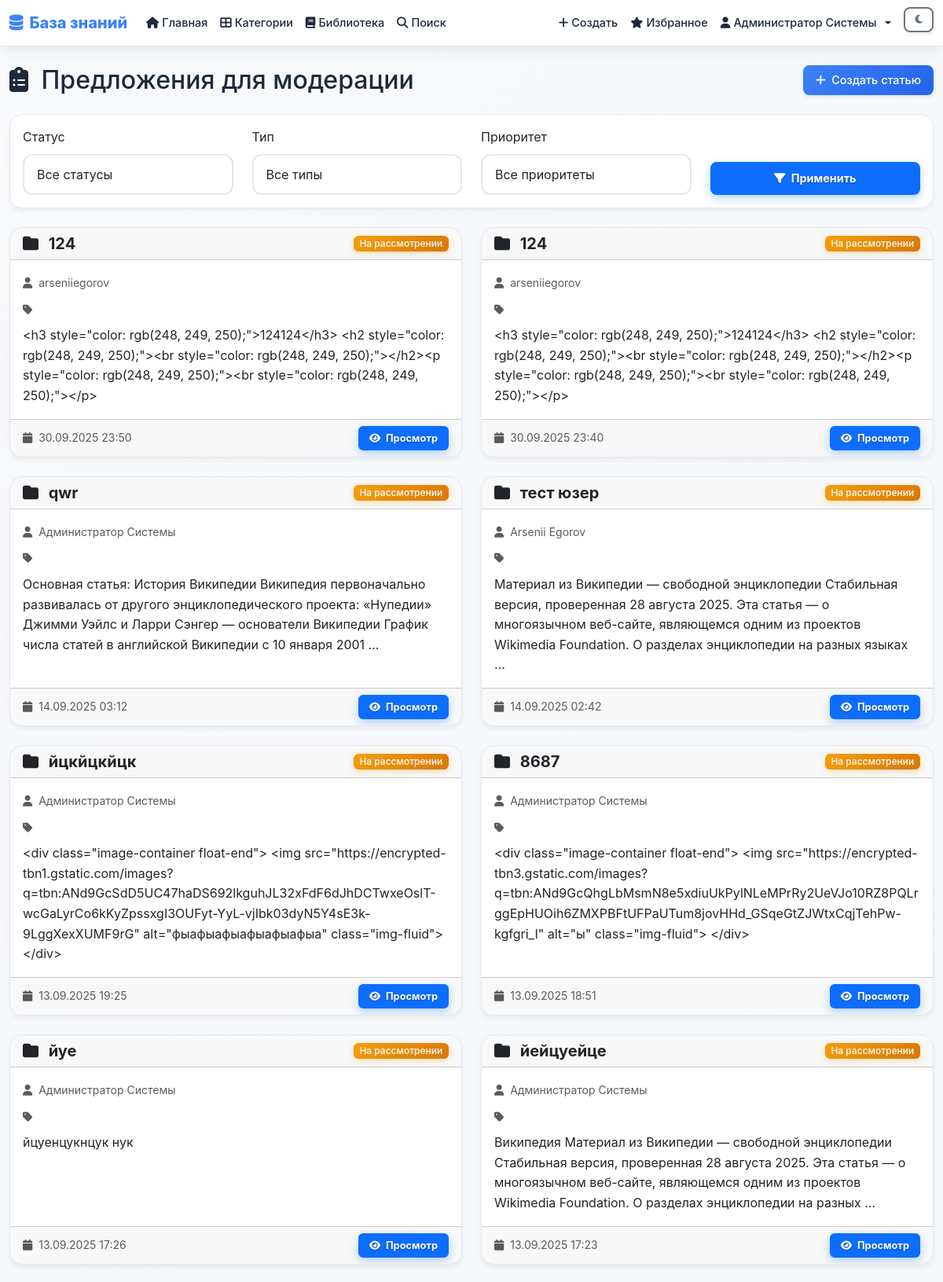
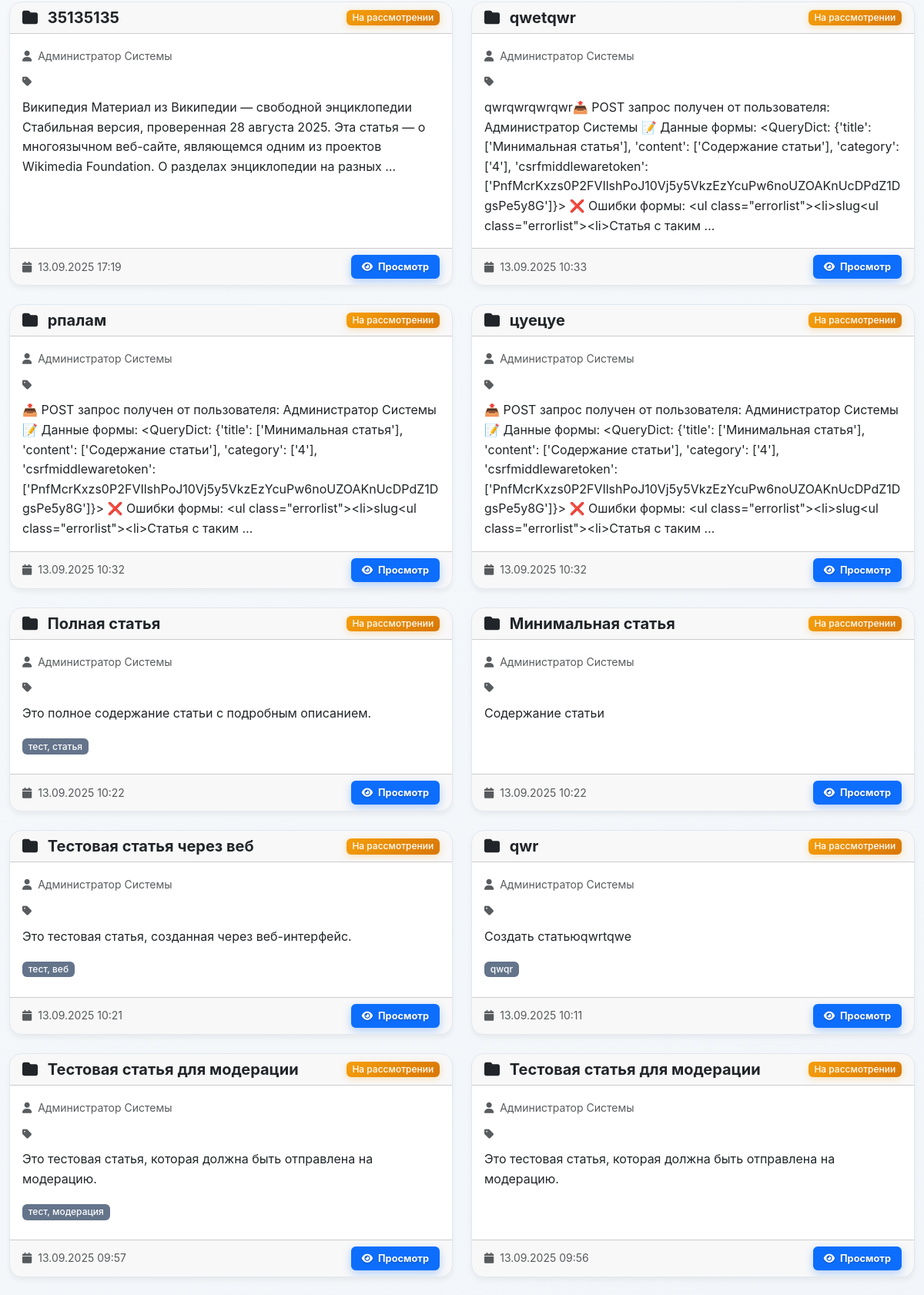
Screenshot of /moderation/suggestions/ (signed in, upper part) with the database file from the repository (2 pictures, top to bottom).
### accounts/models.py (models this page shows, shortened)
class User(AbstractUser):
    ROLE_CHOICES = [
        ('user', 'Пользователь'),
        ('editor', 'Редактор'),
        ('admin', 'Администратор'),
    ]
    first_name = models.CharField(max_length=30, blank=True, verbose_name='Имя')
    last_name = models.CharField(max_length=30, blank=True, verbose_name='Фамилия')
    username = models.CharField(max_length=150, unique=True, verbose_name='Имя пользователя')
    email = models.EmailField(blank=True, verbose_name='Email')
    role = models.CharField(
        max_length=10,
        choices=ROLE_CHOICES,
        default='user',
        verbose_name='Роль'
    )
    phone = models.CharField(max_length=20, blank=True, verbose_name='Телефон')
    avatar = models.ImageField(
        upload_to='avatars/',
        blank=True,
        null=True,
        verbose_name='Аватар'
    )
    bio = models.TextField(blank=True, verbose_name='О себе')
    is_verified = models.BooleanField(default=False, verbose_name='Подтвержден')
    created_at = models.DateTimeField(auto_now_add=True, verbose_name='Дата создания')
    updated_at = models.DateTimeField(auto_now=True, verbose_name='Дата обновления')
    USERNAME_FIELD = 'username'
    REQUIRED_FIELDS = []
    class Meta:
        verbose_name = 'Пользователь'
        verbose_name_plural = 'Пользователи'
        ordering = ['-created_at']
    @property
    def is_editor(self):
        return self.role in ['editor', 'admin']
    def get_full_name(self):
        return f"{self.first_name} {self.last_name}".strip() or self.username

### knowledge/models.py (models this page shows, shortened)
class Article(models.Model):
    STATUS_CHOICES = [
        ('draft', 'Черновик'),
        ('pending', 'На рассмотрении'),
        ('published', 'Опубликовано'),
        ('archived', 'Архив'),
    ]
    title = models.CharField(max_length=200, verbose_name='Заголовок')
    slug = models.SlugField(unique=True, verbose_name='URL')
    content = models.TextField(verbose_name='Содержание')
    excerpt = models.TextField(max_length=500, blank=True, verbose_name='Краткое описание')
    category = models.ForeignKey(
        Category,
        on_delete=models.CASCADE,
        related_name='articles',
        verbose_name='Категория'
    )
    author = models.ForeignKey(
        User,
        on_delete=models.CASCADE,
        related_name='authored_articles',
        verbose_name='Автор'
    )
    status = models.CharField(
        max_length=10,
        choices=STATUS_CHOICES,
        default='draft',
        verbose_name='Статус'
    )
    tags = models.CharField(max_length=200, blank=True, verbose_name='Теги')
    views_count = models.PositiveIntegerField(default=0, verbose_name='Просмотры')
    is_featured = models.BooleanField(default=False, verbose_name='Рекомендуемая')
    allow_comments = models.BooleanField(default=True, verbose_name='Разрешить комментарии')
    created_at = models.DateTimeField(auto_now_add=True, verbose_name='Дата создания')
    updated_at = models.DateTimeField(auto_now=True, verbose_name='Дата обновления')
    published_at = models.DateTimeField(null=True, blank=True, verbose_name='Дата публикации')
    class Meta:
        verbose_name = 'Статья'
        verbose_name_plural = 'Статьи'
        ordering = ['-created_at']

### moderation/views.py (the view)
# urls.py: path('suggestions/', views.suggestion_list, name='suggestion_list'),
@login_required
def suggestion_list(request):
    if not request.user.is_editor:
        messages.error(request, 'У вас нет прав для просмотра предложений.')
        return redirect('knowledge:home')
    status_filter = request.GET.get('status', 'pending')
    from knowledge.models import Article
    suggestions = Article.objects.filter(status='pending')
    if status_filter:
        suggestions = suggestions.filter(status=status_filter)
    suggestions = suggestions.order_by('-created_at')
    paginator = Paginator(suggestions, 20)
    page_number = request.GET.get('page')
    page_obj = paginator.get_page(page_number)
    context = {
        'page_obj': page_obj,
        'suggestions': page_obj,
        'status_filter': status_filter,
    }
    return render(request, 'moderation/suggestion_list.html', context)

### templates/moderation/suggestion_list.html (shortened to what this page needs)
{% extends 'base.html' %}
{% load static %}
{% load widget_tweaks %}
{% block content %}
<div class="container mt-4">
    <div class="row">
        <div class="col-12">
            <div class="d-flex justify-content-between align-items-center mb-4">
                <h1 class="h2 mb-0">
                    <i class="fas fa-clipboard-list me-2"></i>
                    Предложения для модерации
                </h1>
                <a href="{% url 'knowledge:create_article' %}" class="btn btn-primary">
                    <i class="fas fa-plus me-1"></i>
                    Создать статью
                </a>
            </div>
        </div>
    </div>
    <div class="row mb-4">
        <div class="col-12">
            <div class="card">
                <div class="card-body">
                    <div class="row">
                        <div class="col-md-3">
                            <label for="status-filter" class="form-label">Статус</label>
                            <select id="status-filter" class="form-select">
                                <option value="">Все статусы</option>
                            </select>
                        </div>
                        <div class="col-md-3">
                            <label for="type-filter" class="form-label">Тип</label>
                            <select id="type-filter" class="form-select">
                                <option value="">Все типы</option>
                            </select>
                        </div>
                        <div class="col-md-3">
                            <label for="priority-filter" class="form-label">Приоритет</label>
                            <select id="priority-filter" class="form-select">
                                <option value="">Все приоритеты</option>
                            </select>
                        </div>
                        <div class="col-md-3 d-flex align-items-end">
                            <button type="button" class="btn btn-outline-primary w-100" onclick="applyFilters()">
                                <i class="fas fa-filter me-1"></i>
                                Применить
                            </button>
                        </div>
                    </div>
                </div>
            </div>
        </div>
    </div>
    <div class="row">
        <div class="col-12">
            {% if suggestions %}
                <div class="row">
                    {% for suggestion in suggestions %}
                        <div class="col-lg-6 mb-4">
                            <div class="card h-100">
                                <div class="card-header d-flex justify-content-between align-items-center">
                                    <h5 class="card-title mb-0">
                                        <i class="fas fa-{% if suggestion.suggestion_type == 'article' %}file-alt{% elif suggestion.suggestion_type == 'edit' %}edit{% else %}folder{% endif %} me-2"></i>
                                        {{ suggestion.title }}
                                    </h5>
                                    <span class="badge bg-{% if suggestion.status == 'pending' %}warning{% elif suggestion.status == 'approved' %}success{% elif suggestion.status == 'rejected' %}danger{% else %}info{% endif %}">
                                        {{ suggestion.get_status_display }}
                                    </span>
                                </div>
                                <div class="card-body">
                                    <div class="mb-2">
                                        <small class="text-muted">
                                            <i class="fas fa-user me-1"></i>
                                            {{ suggestion.author.get_full_name|default:suggestion.author.username }}
                                        </small>
                                    </div>
                                    <div class="mb-2">
                                        <small class="text-muted">
                                            <i class="fas fa-tag me-1"></i>
                                        </small>
                                    </div>
                                    {% if suggestion.content %}
                                        <p class="card-text">{{ suggestion.content|truncatewords:30 }}</p>
                                    {% endif %}
                                    {% if suggestion.tags %}
                                        <div class="mb-2">
                                            <span class="badge bg-secondary">{{ suggestion.tags }}</span>
                                        </div>
                                    {% endif %}
                                </div>
                                <div class="card-footer">
                                    <div class="d-flex justify-content-between align-items-center">
                                        <small class="text-muted">
                                            <i class="fas fa-calendar me-1"></i>
                                            {{ suggestion.created_at|date:"d.m.Y H:i" }}
                                        </small>
                                        <div>
                                            <a href="{% url 'moderation:suggestion_detail' suggestion.id %}" class="btn btn-sm btn-outline-primary">
                                                <i class="fas fa-eye me-1"></i>
                                                Просмотр
                                            </a>
                                        </div>
                                    </div>
                                </div>
                            </div>
                        </div>
                    {% endfor %}
                </div>
            {% endif %}
        </div>
    </div>
</div>
{% endblock %}

### templates/base.html (shortened to what this page needs)
<!DOCTYPE html>
<html lang="ru" data-bs-theme="light">
<head>
    {% load static %}
    <link href="https://cdn.jsdelivr.net/npm/bootstrap@5.3.0/dist/css/bootstrap.min.css" rel="stylesheet">
    <link href="https://cdnjs.cloudflare.com/ajax/libs/font-awesome/6.4.0/css/all.min.css" rel="stylesheet">
    <link href="{% static 'css/prosemirror.css' %}" rel="stylesheet">
</head>
<body>
    <nav class="navbar navbar-expand-lg navbar-light">
        <div class="container">
            <a class="navbar-brand" href="{% url 'knowledge:home' %}">
                <i class="fas fa-database me-2"></i>База знаний
            </a>
            <div class="collapse navbar-collapse" id="navbarNav">
                <ul class="navbar-nav me-auto">
                    <li class="nav-item">
                        <a class="nav-link" href="{% url 'knowledge:home' %}">
                            <i class="fas fa-home me-1"></i>Главная
                        </a>
                    </li>
                    <li class="nav-item">
                        <a class="nav-link" href="{% url 'knowledge:category_list' %}">
                            <i class="fas fa-th-large me-1"></i>Категории
                        </a>
                    </li>
                    <li class="nav-item">
                        <a class="nav-link" href="{% url 'books:book_list' %}">
                            <i class="fas fa-book me-1"></i>Библиотека
                        </a>
                    </li>
                    <li class="nav-item">
                        <a class="nav-link" href="{% url 'knowledge:search' %}">
                            <i class="fas fa-search me-1"></i>Поиск
                        </a>
                    </li>
                </ul>
                <ul class="navbar-nav">
                    {% if user.is_authenticated %}
                        <li class="nav-item">
                            <a class="nav-link" href="{% url 'knowledge:create_article' %}" title="Создать статью">
                                <i class="fas fa-plus me-1"></i>Создать
                            </a>
                        </li>
                        <li class="nav-item">
                            <a class="nav-link" href="{% url 'knowledge:my_favorites' %}" title="Избранное">
                                <i class="fas fa-star me-1"></i>Избранное
                            </a>
                        </li>
                        <li class="nav-item dropdown">
                            <a class="nav-link dropdown-toggle" href="#" id="navbarDropdown" role="button" data-bs-toggle="dropdown" aria-expanded="false">
                                <i class="fas fa-user me-1"></i>{{ user.get_full_name|default:user.username }}
                            </a>
                        </li>
                        <li class="nav-item">
                            <button class="btn btn-outline-secondary btn-sm ms-2" id="theme-toggle" title="Переключить тему">
                                <i class="fas fa-moon" id="theme-icon"></i>
                            </button>
                        </li>
                    {% endif %}
                </ul>
            </div>
        </div>
    </nav>
    <main class="main-content">
        {% block content %}{% endblock %}
    </main>
</body>
</html>

### rows the page displays
User: get_full_name "Администратор Системы"
Article: title "124", status "На рассмотрении", author.get_full_name "arseniiegorov", content "<h3 style=\"color: rgb(248, 249, 250);\">124124</h3> <h2 style=\"color: rgb(248, 249, 250);\"><br style=\"color: rgb(248, 249, 250);\"></h2><p style=\"color: rgb(248, 249, 250);\"><br style=\"color: rgb(248, 249, 250);\"></p>", created_at "30.09.2025 23:50"
Article: title "124", status "На рассмотрении", author.get_full_name "arseniiegorov", content "<h3 style=\"color: rgb(248, 249, 250);\">124124</h3> <h2 style=\"color: rgb(248, 249, 250);\"><br style=\"color: rgb(248, 249, 250);\"></h2><p style=\"color: rgb(248, 249, 250);\"><br style=\"color: rgb(248, 249, 250);\"></p>", created_at "30.09.2025 23:40"
Article: title "qwr", status "На рассмотрении", author.get_full_name "Администратор Системы", content "Основная статья: История Википедии Википедия первоначально развивалась от другого энциклопедического проекта: «Нупедии» Джимми Уэйлс и Ларри Сэнгер — основатели Википедии График числа статей в английской Википедии с 10 января 2001 …", created_at "14.09.2025 03:12"
Article: title "тест юзер", status "На рассмотрении", author.get_full_name "Arsenii Egorov", content "Материал из Википедии — свободной энциклопедии Стабильная версия, проверенная 28 августа 2025. Эта статья — о многоязычном веб-сайте, являющемся одним из проектов Wikimedia Foundation. О разделах энциклопедии на разных языках …", created_at "14.09.2025 02:42"
Article: title "йцкйцкйцк", status "На рассмотрении", author.get_full_name "Администратор Системы", content "<div class=\"image-container float-end\"> <img src=\"https://encrypted-tbn1.gstatic.com/images?q=tbn:ANd9GcSdD5UC47haDS692lkguhJL32xFdF6dJhDCTwxeOslT-wcGaLyrCo6kKyZpssxgI3OUFyt-YyL-vjIbk03dyN5Y4sE3k-9LggXexXUMF9rG\" alt=\"фыафыафыафыафыафыа\" class=\"img-fluid\"> </div>", created_at "13.09.2025 19:25"
Article: title "8687", status "На рассмотрении", author.get_full_name "Администратор Системы", content "<div class=\"image-container float-end\"> <img src=\"https://encrypted-tbn3.gstatic.com/images?q=tbn:ANd9GcQhgLbMsmN8e5xdiuUkPylNLeMPrRy2UeVJo10RZ8PQLrggEpHUOih6ZMXPBFtUFPaUTum8jovHHd_GSqeGtZJWtxCqjTehPw-kgfgri_I\" alt=\"ы\" class=\"img-fluid\"> </div>", created_at "13.09.2025 18:51"
Article: title "йуе", status "На рассмотрении", author.get_full_name "Администратор Системы", content "йцуенцукнцук нук", created_at "13.09.2025 17:26"
Article: title "йейцуейце", status "На рассмотрении", author.get_full_name "Администратор Системы", content "Википедия Материал из Википедии — свободной энциклопедии Стабильная версия, проверенная 28 августа 2025. Эта статья — о многоязычном веб-сайте, являющемся одним из проектов Wikimedia Foundation. О разделах энциклопедии на разных …", created_at "13.09.2025 17:23"
Article: title "35135135", status "На рассмотрении", author.get_full_name "Администратор Системы", content "Википедия Материал из Википедии — свободной энциклопедии Стабильная версия, проверенная 28 августа 2025. Эта статья — о многоязычном веб-сайте, являющемся одним из проектов Wikimedia Foundation. О разделах энциклопедии на разных …", created_at "13.09.2025 17:19"
Article: title "qwetqwr", status "На рассмотрении", author.get_full_name "Администратор Системы", content "qwrqwrqwrqwr📤 POST запрос получен от пользователя: Администратор Системы 📝 Данные формы: <QueryDict: {'title': ['Минимальная статья'], 'content': ['Содержание статьи'], 'category': ['4'], 'csrfmiddlewaretoken': ['PnfMcrKxzs0P2FVIlshPoJ10Vj5y5VkzEzYcuPw6noUZOAKnUcDPdZ1DgsPe5y8G']}> ❌ Ошибки формы: <ul class=\"errorlist\"><li>slug<ul class=\"errorlist\"><li>Статья с таким …", created_at "13.09.2025 10:33"
Article: title "рпалам", status "На рассмотрении", author.get_full_name "Администратор Системы", content "📤 POST запрос получен от пользователя: Администратор Системы 📝 Данные формы: <QueryDict: {'title': ['Минимальная статья'], 'content': ['Содержание статьи'], 'category': ['4'], 'csrfmiddlewaretoken': ['PnfMcrKxzs0P2FVIlshPoJ10Vj5y5VkzEzYcuPw6noUZOAKnUcDPdZ1DgsPe5y8G']}> ❌ Ошибки формы: <ul class=\"errorlist\"><li>slug<ul class=\"errorlist\"><li>Статья с таким …", created_at "13.09.2025 10:32"
Article: title "цуецуе", status "На рассмотрении", author.get_full_name "Администратор Системы", content "📤 POST запрос получен от пользователя: Администратор Системы 📝 Данные формы: <QueryDict: {'title': ['Минимальная статья'], 'content': ['Содержание статьи'], 'category': ['4'], 'csrfmiddlewaretoken': ['PnfMcrKxzs0P2FVIlshPoJ10Vj5y5VkzEzYcuPw6noUZOAKnUcDPdZ1DgsPe5y8G']}> ❌ Ошибки формы: <ul class=\"errorlist\"><li>slug<ul class=\"errorlist\"><li>Статья с таким …", created_at "13.09.2025 10:32"
Article: title "Полная статья", status "На рассмотрении", author.get_full_name "Администратор Системы", content "Это полное содержание статьи с подробным описанием.", tags "тест, статья", created_at "13.09.2025 10:22"
Article: title "Минимальная статья", status "На рассмотрении", author.get_full_name "Администратор Системы", content "Содержание статьи", created_at "13.09.2025 10:22"
Article: title "Тестовая статья через веб", status "На рассмотрении", author.get_full_name "Администратор Системы", content "Это тестовая статья, созданная через веб-интерфейс.", tags "тест, веб", created_at "13.09.2025 10:21"
Article: title "qwr", status "На рассмотрении", author.get_full_name "Администратор Системы", content "Создать статьюqwrtqwe", tags "qwqr", created_at "13.09.2025 10:11"
Article: title "Тестовая статья для модерации", status "На рассмотрении", author.get_full_name "Администратор Системы", content "Это тестовая статья, которая должна быть отправлена на модерацию.", tags "тест, модерация", created_at "13.09.2025 09:57"
Article: title "Тестовая статья для модерации", status "На рассмотрении", author.get_full_name "Администратор Системы", content "Это тестовая статья, которая должна быть отправлена на модерацию.", created_at "13.09.2025 09:56"
